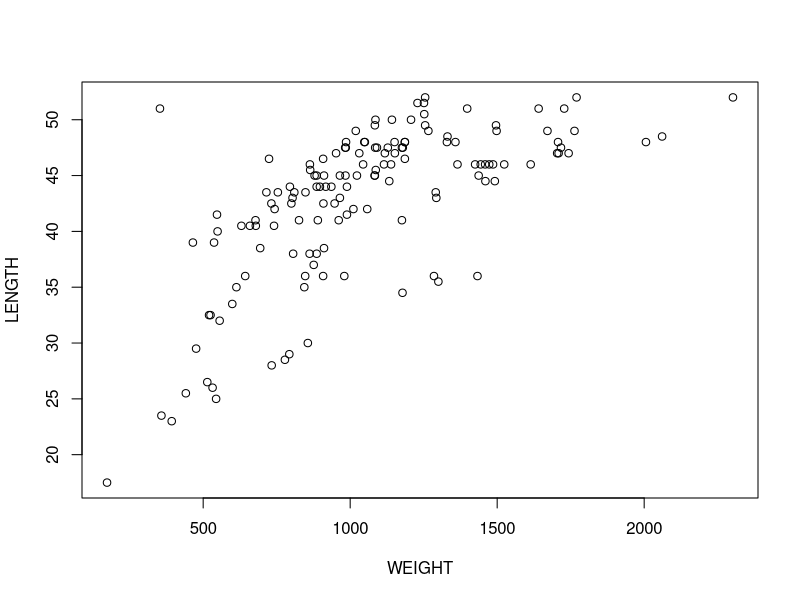
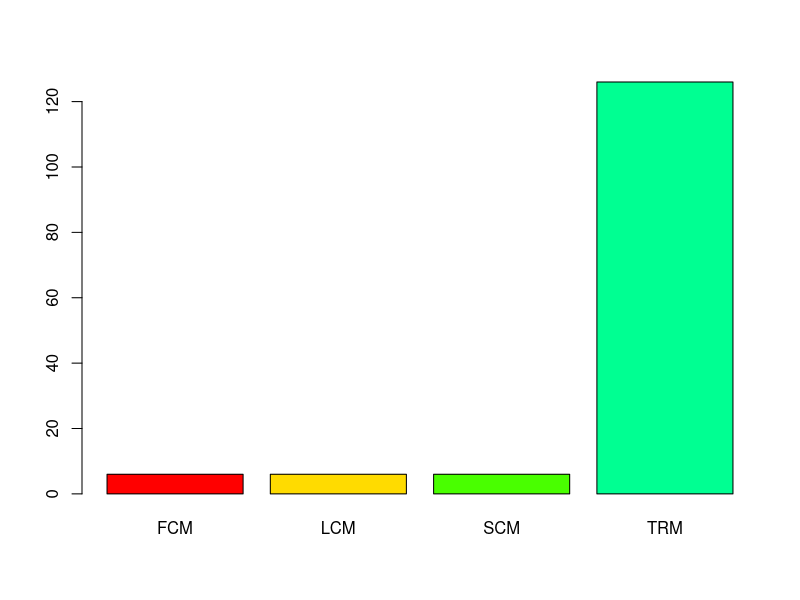
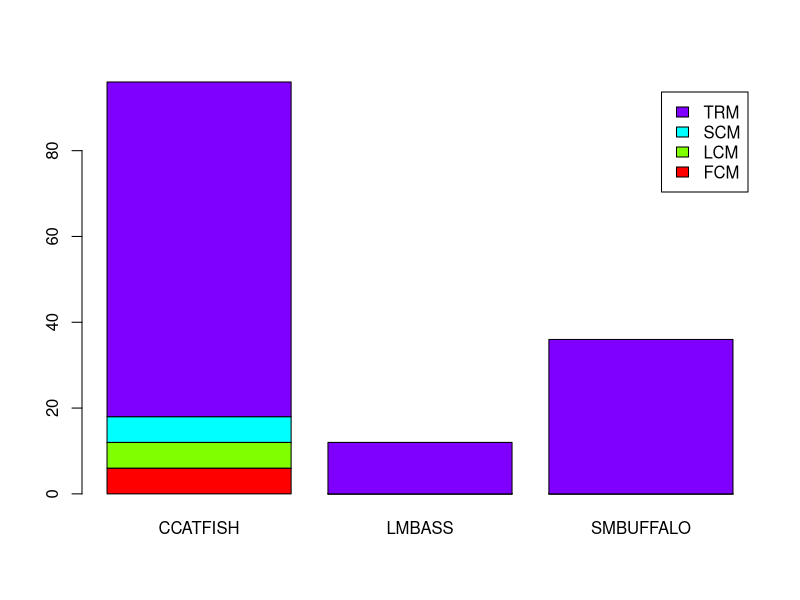
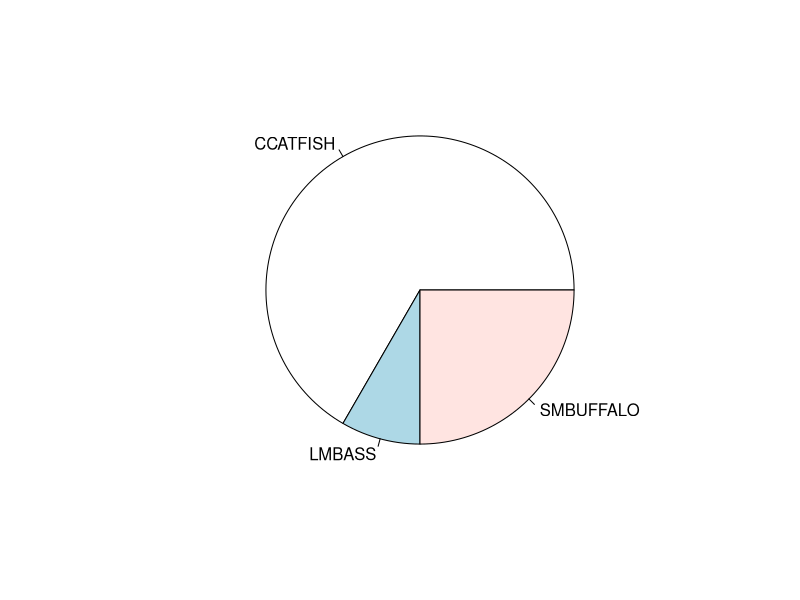
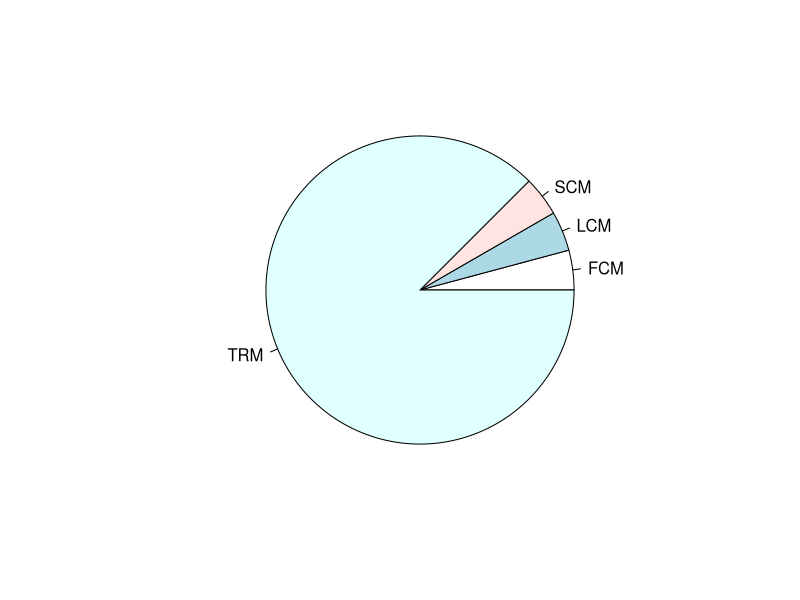
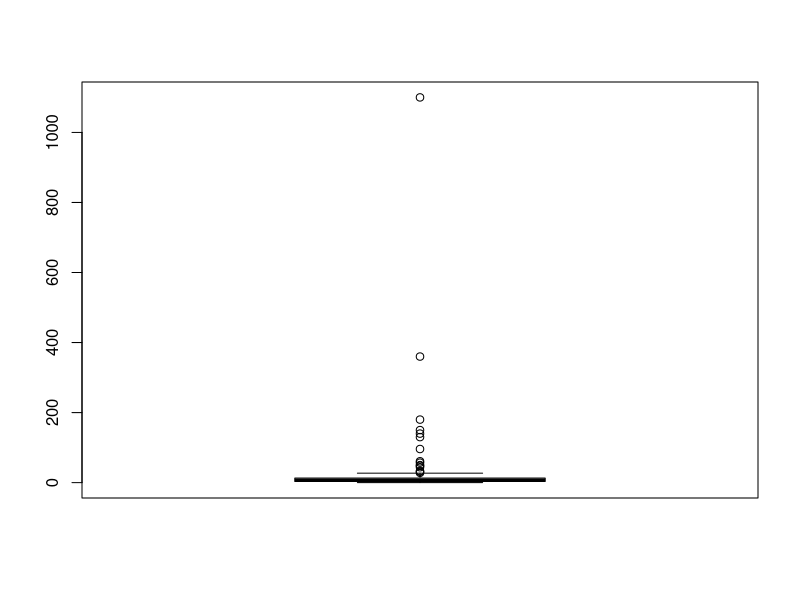
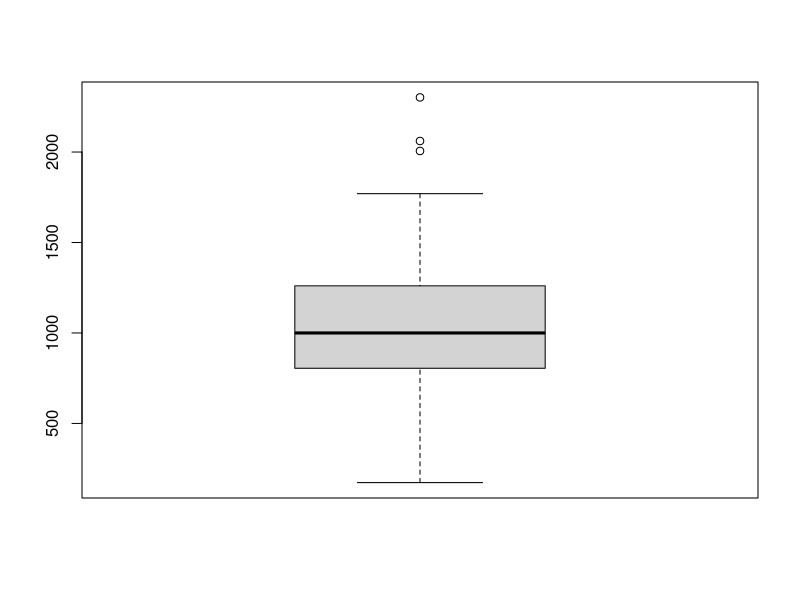
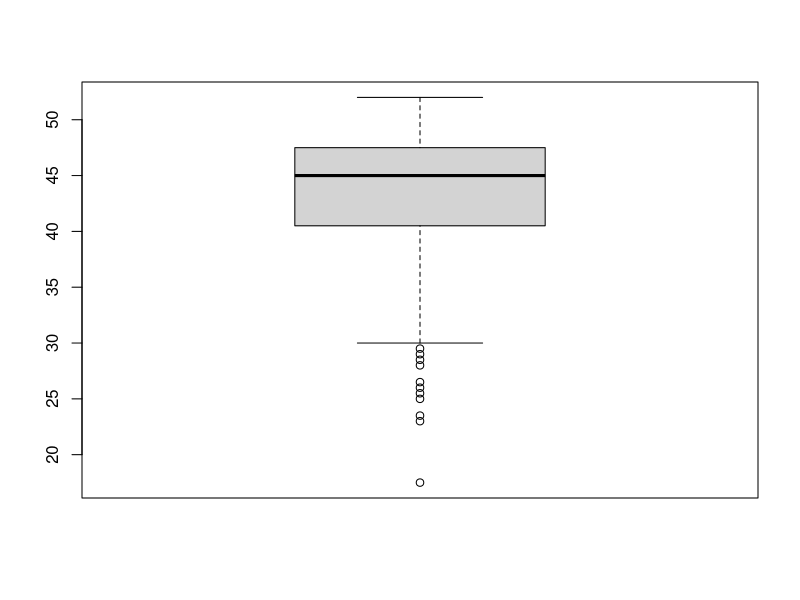

Here is the R script that generated these plots, in order:
## ---- chunk 1
knitr::opts_chunk$set(echo = TRUE)
## ---- chunk 2
getwd()
## ---- chunk 3
ddt <- read.csv("DDT.csv")
head(ddt,6)

## ---- chunk 4
  new1 <- subset(ddt, SPECIES =='LMBASS' & WEIGHT >800)
  new1
## ---- chunk 5
  new2 <- subset(ddt, RIVER =='SCM' & DDT >4)
  new2
## ---- chunk 6
  mean_LENGTH <-with(ddt,mean(LENGTH))
  mean_LENGTH
## ---- chunk 7
  sd_WEIGHT<-with(ddt,sd(WEIGHT))
  sd_WEIGHT
## ---- chunk 8
with(ddt,plot(WEIGHT,LENGTH))
## ---- chunk 9
v<-1:20
v/20
## ---- chunk 10
  river_table<-with(ddt,table(RIVER))
  river_table
## ---- chunk 11
  barplot(river_table,col=rainbow(7))
## ---- chunk 12
  river_n_fish_table <- with(ddt,table(RIVER,SPECIES))
  river_n_fish_table
## ---- chunk 13
  barplot(river_n_fish_table,legend = TRUE, col=rainbow(4))
## ---- chunk 14
  species_table<-with(ddt,table(SPECIES))
  with(ddt,pie(species_table))
## ---- chunk 15
  with(ddt,pie(river_table))
## ---- chunk 16
  with(ddt,boxplot(DDT))
## ---- chunk 17
  with(ddt,boxplot(WEIGHT))
## ---- chunk 18
  with(ddt,boxplot(LENGTH))
## ---- chunk 19
  with(ddt,coplot(LENGTH ~ WEIGHT | RIVER))
## ---- chunk 20
  with(ddt,coplot(DDT ~ WEIGHT | SPECIES))
## ---- chunk 21
  library(ggplot2)
  g <- ggplot(ddt, aes(x=SPECIES, y=WEIGHT,fill = RIVER)) +
  ggtitle("HOA HOANG")+
  geom_boxplot()
  g

## ---- chunk 22
  g <- ggplot(ddt, aes(x=RIVER, y=LENGTH,fill = SPECIES)) +
  ggtitle("HOA HOANG")+
  geom_violin()
  g
## ---- chunk 23
  g <- ggplot(ddt, aes(x=WEIGHT, y=LENGTH, color = SPECIES)) +
  ggtitle("HOA HOANG")+
  geom_point()
  g
